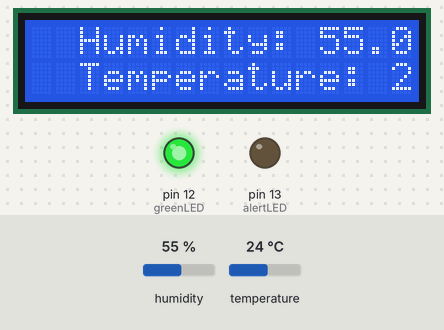
A sketch run on a simulated Arduino Uno, built with avr-gcc and run on an emulated ATmega328P. Shown: 16×2 character LCD, output pins drawn as LEDs (lit = HIGH). The inputs (shaded band) are chosen by the test bench; at power-on: humidity 55 %, temperature 24 °C. What the sketch prints to the serial monitor is not drawn.

Above: at 5.7 s.
5.8 s: humidity set to 22 %
At 11.5 s:
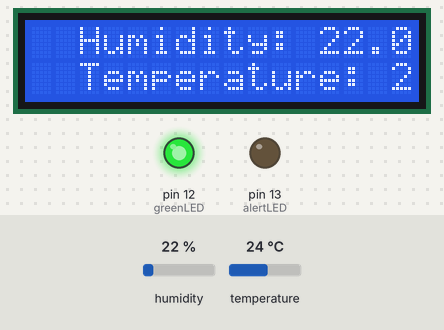
13.3 s: temperature set to 12 °C
At 16.3 s:
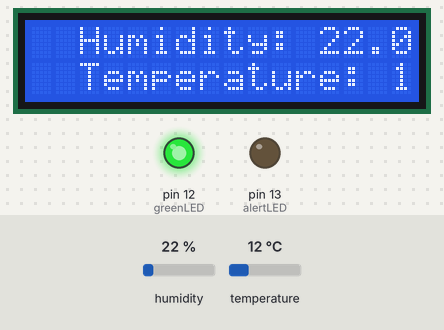
20.8 s: humidity set to 40 %
At 25.8 s:
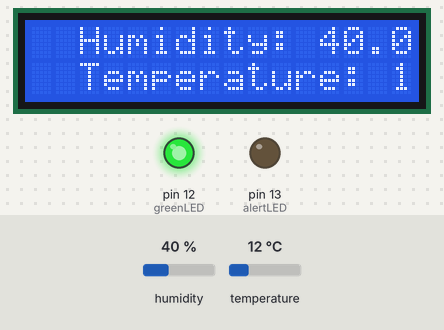
28.3 s: temperature set to 28 °C
At 31.8 s:
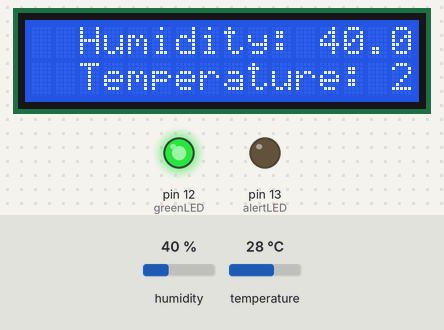
Timing chart, 0 to 33.3 s (numbered marks = the images above; inputs shaded):
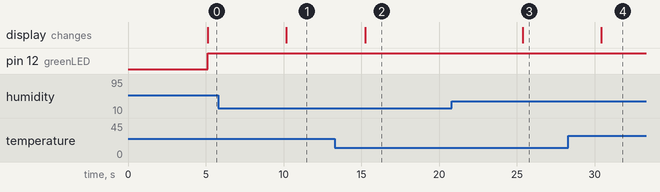

Measured:
- after the input at 5.8 s, the display: changes after 4.4 s (image 1)
- after the input at 13.3 s, the display: changes after 1.9 s (image 2)
- after the input at 20.8 s, the display: changes after 4.6 s (image 3)
- after the input at 28.3 s, the display: changes after 2.1 s (image 4)

The sketch:

Temperature_and_Hunidity_Monitor.ino
```cpp
#include "DHT.h"
#include <LiquidCrystal_I2C.h>

#define DHTPIN 2
#define DHTTYPE DHT11

DHT dht(DHTPIN, DHTTYPE);
LiquidCrystal_I2C lcd(0x27, 16, 2);
int alertLED = 13;
int greenLED = 12;
const float TEMP_THRESHOLD = 50.0;


void setup() {
  Serial.begin(9600);
  pinMode(alertLED, OUTPUT);
  pinMode(greenLED, OUTPUT);
  Serial.println("Temperature and Humidity Monitor");
  dht.begin();
  lcd.init();
  lcd.clear();
  lcd.backlight();
}

void loop() {
  delay(5000);  // Wait 5 seconds between readings

  float humidity = dht.readHumidity();
  float temperature = dht.readTemperature();  // Celsius
  float temperatureF = dht.readTemperature(true);  // Fahrenheit

  if (isnan(humidity) || isnan(temperature)) {
    Serial.println("Failed to read from sensor!");
    return;
  }

  Serial.print("Humidity: ");
  Serial.print(humidity);

  Serial.print("%  Temperature: ");
  Serial.print(temperature);
  Serial.print("°C / ");
  Serial.print(temperatureF);
  Serial.println("°F");


  lcd.setCursor(2, 0);
  lcd.print("Humidity: ");
  lcd.print(humidity);
  lcd.print("%");

  lcd.setCursor(2, 1);
  lcd.print("Temperature: ");
  lcd.print(temperature);
  lcd.print("C");

  if (temperature > TEMP_THRESHOLD) {
    digitalWrite(alertLED, HIGH);
    digitalWrite(greenLED, LOW);
  } else {
    digitalWrite(alertLED, LOW);
    digitalWrite(greenLED, HIGH);
  }

}
```
